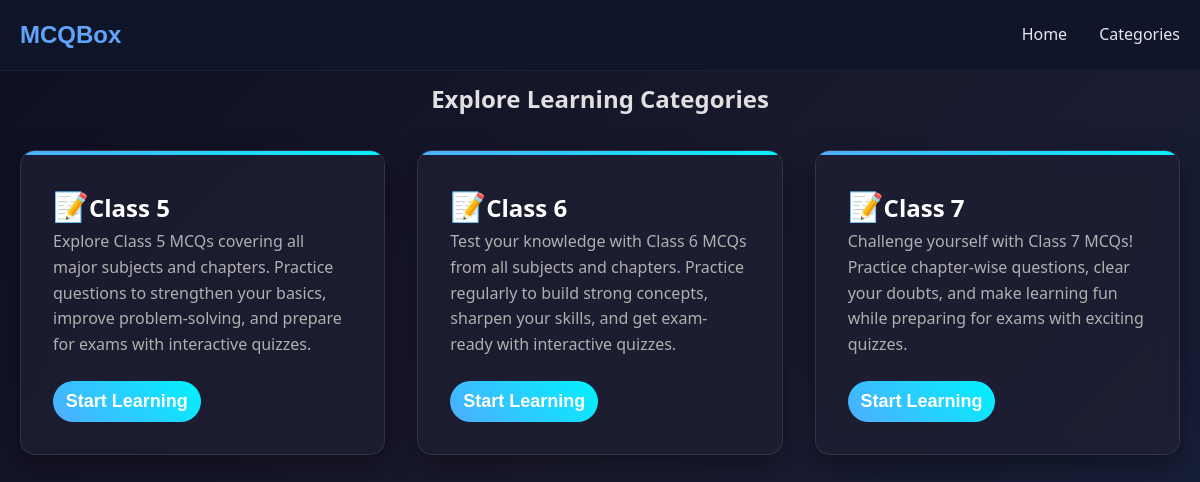
The page /category on the database its author committed.
### mcqbox/model.py (models this page shows, shortened)
class Category(db.Model):
    id = db.Column(db.Integer, primary_key=True)
    name = db.Column(db.String(50), nullable=False, unique=True)
    description = db.Column(db.String(200), nullable=True)
    created_at = db.Column(db.DateTime, server_default=db.func.now())
    updated_at = db.Column(db.DateTime, server_default=db.func.now(), onupdate=db.func.now())

### mcqbox/frontend/route.py (the view)
@app.route("/category")
def category():
    category = Category.query.all()
    return render_template("category.html" , category=category)

### mcqbox/frontend/route.py (called while the page is built)
@app.before_request
def enforce_lowercase_url():
    url = request.url
    lowercase_url = url.lower()
    if url != lowercase_url:
        return redirect(lowercase_url, code=301)

### mcqbox/frontend/templates/category.html (shortened to what this page needs)
{% from "micro/nav.html" import nav %}
{% extends "home.html" %}
{% block content %}
{{ nav() }}
<section class="categories" id="categories">
    <div class="container">
        <h1 style="text-align: center; margin: 1rem 0;">Explore Learning Categories</h1>
        <div class="grid">
            {% for cat in category %}
            {%set string = cat.name.replace(" ", "-")%}
            <div class="card">
                <a href="/category/{{string}}">
                    <div>
                        <h2><span class="card-icon">📝</span>{{cat.name |title}}</h2>
                        <p>{{cat.description}}</p>
                        <button class="btn">Start Learning</button>
                    </div>
                </a>
            </div>
            {%endfor%}
        </div>
    </div>
</section>
{% endblock %}

### mcqbox/frontend/static/css/style.css (style rules this page uses)
* { margin: 0; padding: 0; box-sizing: border-box; }
body { font-family: 'Segoe UI', Tahoma, Geneva, Verdana, sans-serif; line-height: 1.6; color: #e0e0e0; background: linear-gradient(135deg, #0f0f23 0%, #1a1a2e 50%, #16213e 100%); min-height: 100vh; transition: all 0.3s ease; }
.container { max-width: 1200px; margin: 0 auto; padding: 0 20px; }
.categories { padding: 4rem 0; }
.categories h2 { color: white; }
.grid { display: grid; grid-template-columns: repeat(auto-fit, minmax(300px, 1fr)); gap: 2rem; margin-top: 2rem; }
.card { background: rgba(30, 30, 50, 0.8); backdrop-filter: blur(10px); border-radius: 15px; padding: 2rem; box-shadow: 0 10px 30px rgba(0, 0, 0, 0.4); transition: all 0.3s ease; position: relative; overflow: hidden; border: 1px solid rgba(255, 255, 255, 0.1); }
.card::before { content: ''; position: absolute; top: 0; left: 0; right: 0; height: 4px; background: linear-gradient(45deg, #4facfe, #00f2fe); }
.card-icon { font-size: 1.8rem; }
.card p { color: #b0b0b0; margin-bottom: 1.5rem; line-height: 1.6; }
a { text-decoration: none; }
.btn { background: linear-gradient(45deg, #4facfe, #00f2fe); color: white; border: none; padding: 0.6rem 0.8rem; border-radius: 25px; cursor: pointer; font-weight: 600; font-size: large; transition: all 0.3s ease; text-decoration: none; display: inline-block; text-align: center; }

### rows shown on the page
Category: name "Class 5", description "Explore Class 5 MCQs covering all major subjects and chapters. Practice questions to strengthen your basics, improve problem-solving, and prepare for exams with interactive quizzes."
Category: name "Class 6", description "Test your knowledge with Class 6 MCQs from all subjects and chapters. Practice regularly to build strong concepts, sharpen your skills, and get exam-ready with interactive quizzes."
Category: name "Class 7", description "Challenge yourself with Class 7 MCQs! Practice chapter-wise questions, clear your doubts, and make learning fun while preparing for exams with exciting quizzes."
